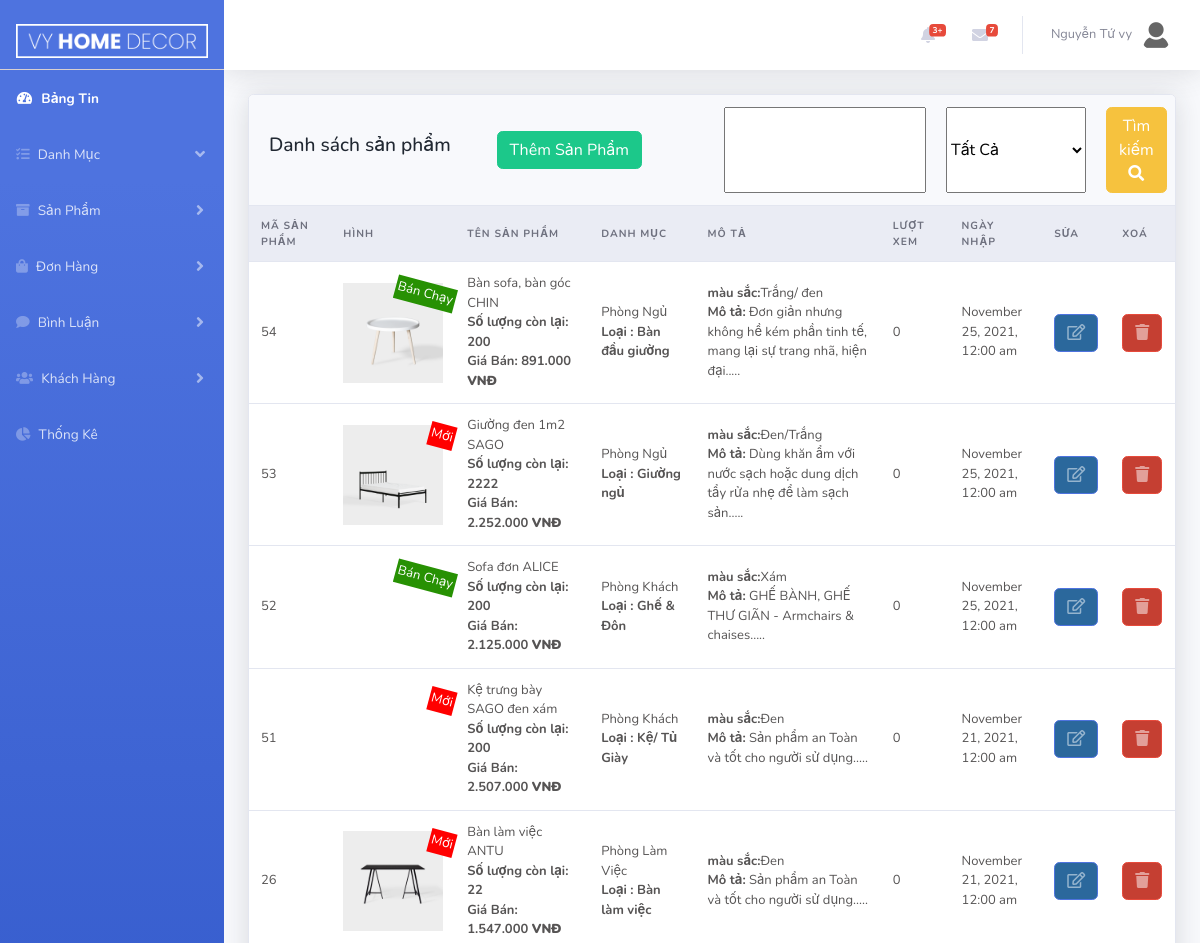
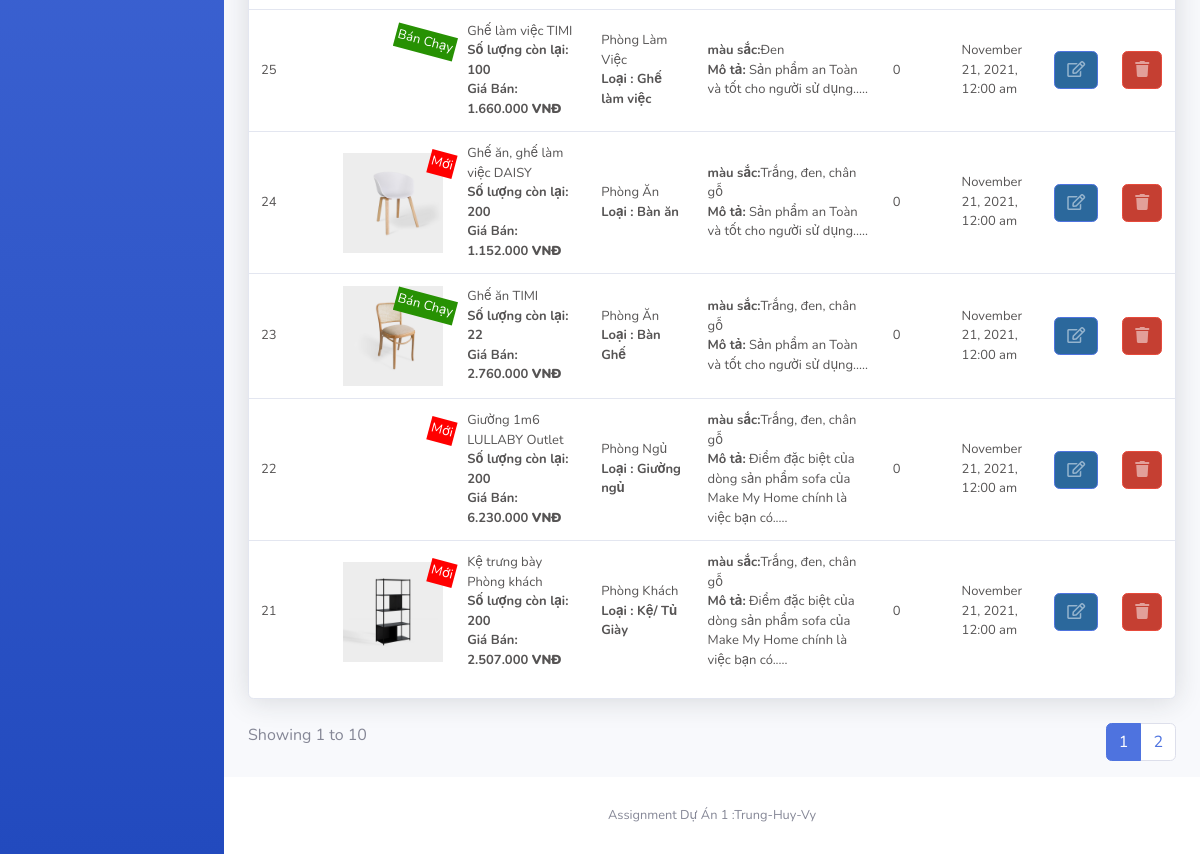
Page /Admin/index.php?act=product&list (signed in) on the earlier database version (2 pictures, top to bottom).
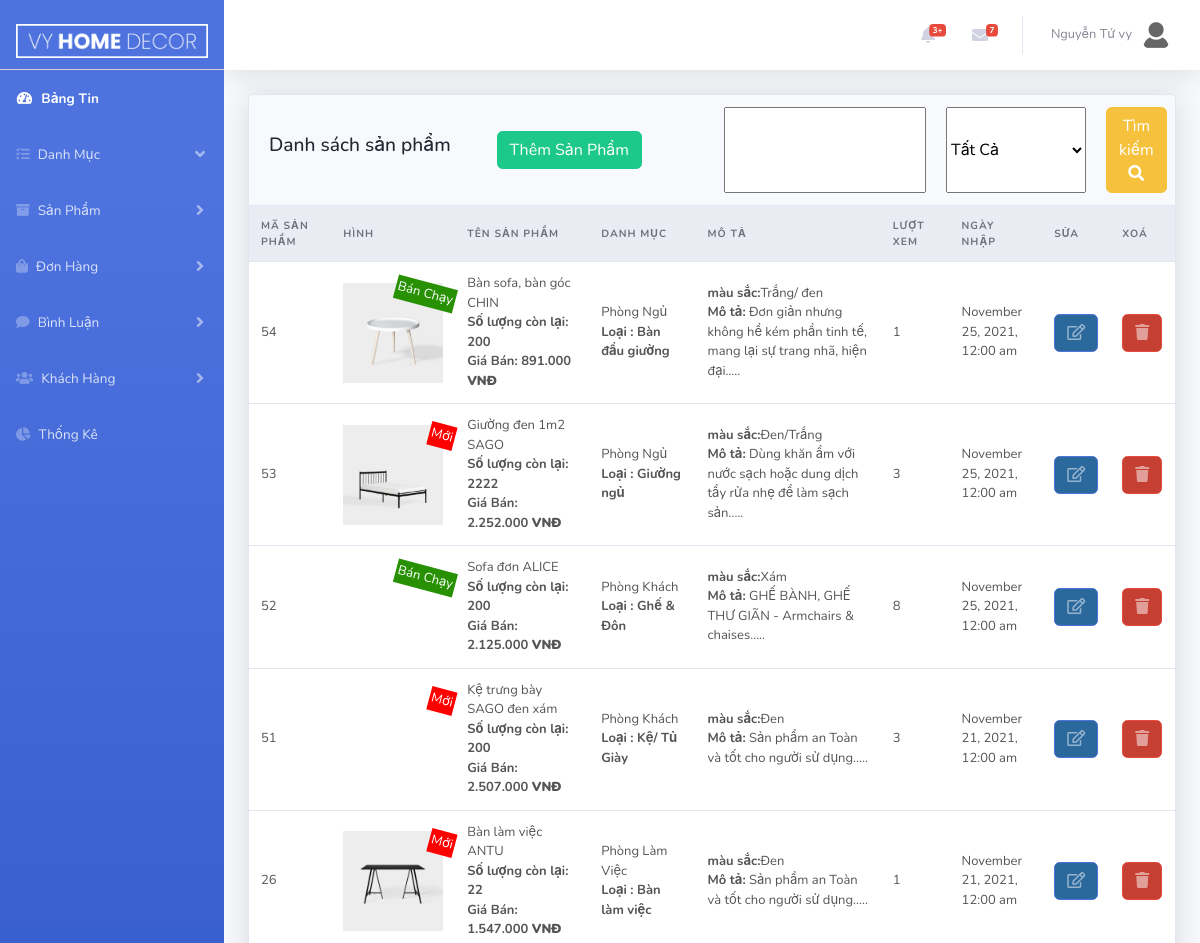
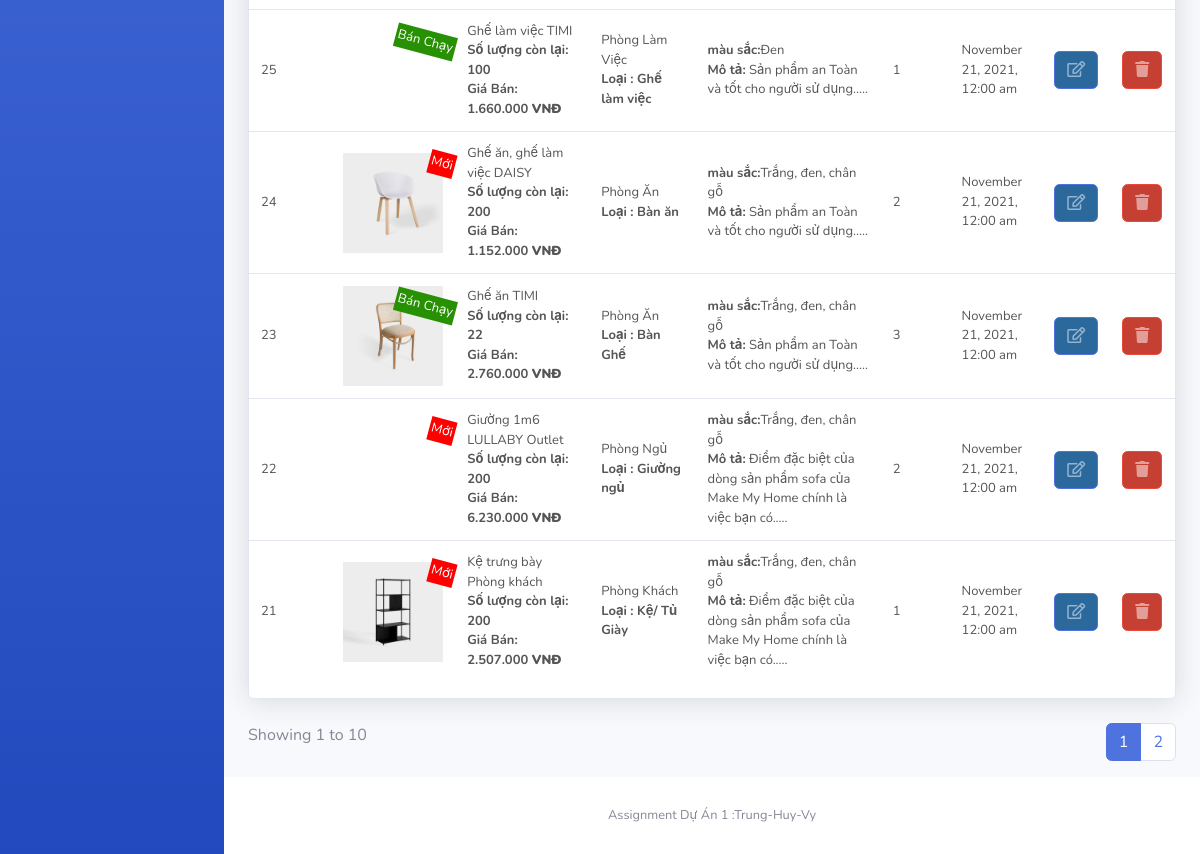
Same page on the later database version (2 pictures, top to bottom).
### tables this page shows
CREATE TABLE `tbl_product` (
  `prodId` int(10) NOT NULL,
  `prodName` varchar(255) NOT NULL,
  `prodDesc` text NOT NULL,
  `quantity` int(10) NOT NULL,
  `price` float NOT NULL,
  `image` text NOT NULL,
  `imageSmall` text NOT NULL,
  `dateInput` date NOT NULL,
  `view` int(10) NOT NULL,
  `type` int(10) NOT NULL,
  `cateChildId` int(10) NOT NULL,
  `cateId` int(10) NOT NULL,
  `discount` float DEFAULT NULL
);

### model/pdo.php (called while the page is built, shortened)
<?php
function pdo_get_connection()
{   $servername="localhost";
    $username='root';
    $password='';
    try{
        $dburl="mysql:host=$servername;dbname=vyhomedecor; charset=utf8";
        $conn = new PDO($dburl,$username,$password);
        $conn->setAttribute(PDO::ATTR_ERRMODE,PDO::ERRMODE_EXCEPTION);
        return $conn;
        }
        catch(PDOException $e){
            return "lỗi kết nối :". $e->getMessage();
        }
}
function pdo_query($sql){
    $sql_args = array_slice(func_get_args(),1);
    try{
        $conn =pdo_get_connection();
        $stmt =$conn->prepare($sql);
        $stmt -> execute($sql_args);
        $row =$stmt->fetchAll();
        return $row;
    }catch(PDOException $e){
        throw $e;
    }
    finally{
        unset($conn);
    }
}
?>

### model/product_model.php (called while the page is built, shortened)
<?php
    function load_product_condition($start=0,$limit=10,$type=0,$cateId=0,$cateChildId=0,$key=""){
        $sql = "SELECT * FROM tbl_product where 1 ";
        $sql .= " order by prodId desc limit $start,$limit";
        $listproduct = pdo_query($sql);
        return $listproduct;
    }
    function list_Product() {
        $sql="SELECT * FROM tbl_product ORDER BY prodId DESC";
        $res = pdo_query($sql);
        return $res;
    }

### model/category.php (called while the page is built, shortened)
<?php
    include_once 'pdo.php';
    function loadAll_category() {
        $sql="SELECT * FROM tbl_category order by cateName DESC";
        $listcategory=pdo_query($sql);
        return $listcategory;
    }
    function loadAll_categorychild($cateId){
        $sql = "SELECT * FROM tbl_category_child where cateId = $cateId";
        $listcategory_child = pdo_query($sql);
        return $listcategory_child;
    }
?>

### lib/format.php (called while the page is built, shortened)
<?php
 function formatDate($date){
    return date('F j, Y, g:i a', strtotime($date));
 }
 function textShorten($text, $limit = 400){
    $text = $text. " ";
    $text = substr($text, 0, $limit);
    $text = substr($text, 0, strrpos($text, ' '));
    $text = $text.".....";
    return $text;
 }
?>

### Admin/product/list.php (the view, shortened to what the changed rows need)
<div class="row">
    <div class="col-xl-12">
        <div class="card">
            <div class="table-responsive">
                <form action="" method="post">
                    <table class="table align-items-center table-flush">
                        <thead class="thead-light">
                            <tr>
                                <th>Mã Sản Phẩm</th>
                                <th width="10%">Hình</th>
                                <th>Tên Sản Phẩm</th>
                                <th>Danh Mục</th>
                                <th width="20%">Mô tả</th>
                                <th>Lượt xem</th>
                                <th width="10%">Ngày nhập</th>
                                <th width="7%">sửa</th>
                                <th width="7%">Xoá</th>
                            </tr>
                        </thead>
                        <tbody>
                            <?php
                            foreach ($listProduct as $value) {
                                extract($value);
                            ?>
                                <tr>
                                    <td><?= $prodId ?></td>
                                    <td class="sup_parent"><img width="100" src="<?= BASE_URL ?>uploads/<?= $image ?>" alt="">
                                        <?php if ($type == 0) {
                                            echo ' <span class=" sup_new sup_title rotate-15">Mới</span>';
                                        } else if ($type == 1) {
                                            echo ' <span class=" sup_nomal sup_title rotate-15">Thường</span>';
                                        } else {
                                            echo ' <span class="sup_bestsale  sup_title rotate-15">Bán Chạy</span>';
                                        } ?>
                                    </td>
                                    <td class="text-left"><?= $prodName ?>
                                        <br>
                                        <b>Số lượng còn lại: <?= $quantity ?></b>
                                        <br>
                                        <b>Giá Bán: <?= number_format($price, 0, ',', '.') ?> <b>VNĐ</b>
                                    </td>
                                    <td class="text-left">
                                        <?php
                                        $listCategory = loadAll_category();
                                        foreach ($listCategory as $valueCate) {
                                            if ($cateId == $valueCate['cateId']) {
                                                echo $valueCate['cateName'];
                                            }
                                        }
                                        ?>
                                        <br>
                                        <b>Loại :
                                            <?php
                                            $listChildCate = loadAll_categorychild($cateId);
                                            foreach ($listChildCate as $valueChild) {
                                                if ($cateChildId == $valueChild['cateChildId']) {
                                                    echo $valueChild['cateChildName'];
                                                }
                                            }
                                            ?>
                                        </b>
                                    </td>
                                    <td><?php
                                    $des=json_decode($prodDesc,true)?>
                                  <b>  màu sắc:</b><?=$des['color']?><br>
                                  <b>  Mô tả:</b> <?= textShorten($des['des'],  100) ?></td>
                                    <td><?= $view ?></td>
                                    <td><?=
                                        formatDate($dateInput);
                                        ?></td>
                                    <td><a href="index.php?act=product&edit=<?= $prodId ?>" class="btn btn-primary btn-icon-split"> <span class="icon text-white-50"><i class="far fa-edit"></i></span>
                                        </a>
                                    </td>
                                    <td> <a href="index.php?act=product&delete=<?= $prodId ?>" onclick="return confirm('Are you sure?')" class="btn btn-danger btn-icon-split "><span class="icon text-white-50"><i class="fas fa-trash"></i></span>
                                        </a></td>
                                </tr>
                            <?php
                            }
                            ?>
                        </tbody>
                    </table>
                </form>
            </div>
        </div>
    </div>
</div>
<br>

Differences in the rows shown:
changed tbl_product "Bàn sofa, bàn góc CHIN": view "0" → "1"
changed tbl_product "Giường đen 1m2 SAGO": view "0" → "3"
changed tbl_product "Sofa đơn ALICE": view "0" → "8"
changed tbl_product "Kệ trưng bày SAGO đen xám": view "0" → "3"
changed tbl_product "Bàn làm việc ANTU": view "0" → "1"
changed tbl_product "Ghế làm việc TIMI": view "0" → "1"
changed tbl_product "Ghế ăn, ghế làm việc DAISY": view "0" → "2"
changed tbl_product "Ghế ăn TIMI": view "0" → "3"
changed tbl_product "Giường 1m6 LULLABY Outlet": view "0" → "2"
changed tbl_product "Kệ trưng bày Phòng khách": view "0" → "1"
